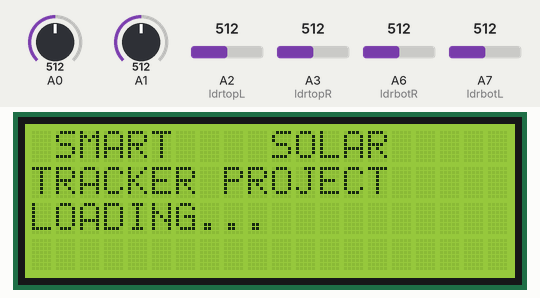
This sketch was run on a simulated Arduino Nano, built with avr-gcc and run on an emulated ATmega328P. On the bench: 20×4 character LCD. The inputs (shaded band) are chosen by the test bench; at power-on: A3 (ldrtopR) = 512, A2 (ldrtopL) = 512, A6 (ldrbotR) = 512, A0 = 512, A7 (ldrbotL) = 512, A1 = 512. The modem accepts every AT command (registered, SIM ready, sends succeed) and sends nothing else; what the sketch prints to the serial monitor is not drawn.

Above: at 1.4 s.
1.5 s: A3 (ldrtopR) set to 505
3.1 s: A2 (ldrtopL) set to 505
At 5.9 s:
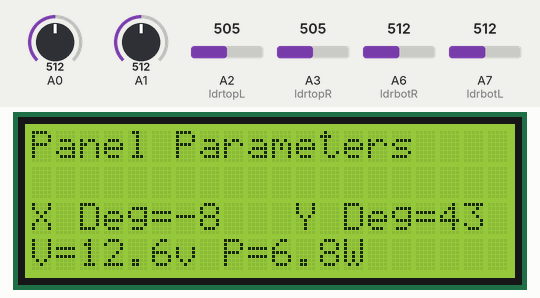
6.1 s: A6 (ldrbotR) set to 501
9.1 s: A0 set to 450
At 11.2 s:
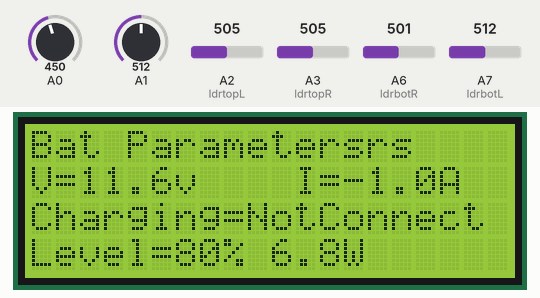
11.7 s: A7 (ldrbotL) set to 450
13.9 s: A1 set to 450
At 16.3 s:
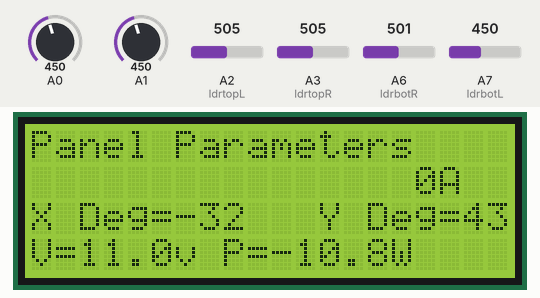
At 20.8 s:
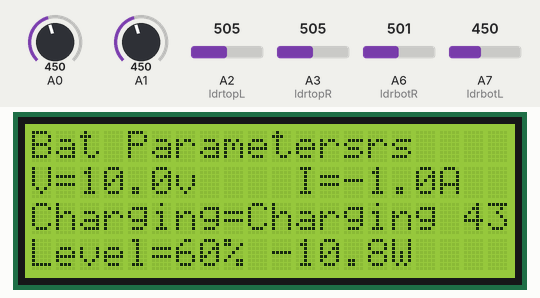
Timing chart, 0 to 22.3 s (numbered marks = the images above; inputs shaded):
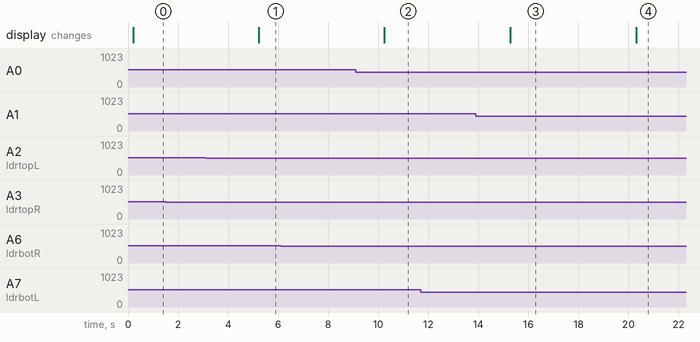

Measured:
- the behaviour switches between 506 and 505 on A2 (ldrtopL) (found by bisection; images 0 and 1)
- after the input at 1.5 s, every drawn part: stays the same
- after the input at 3.1 s, the display: changes after 2.1 s (image 1)
- after the input at 6.1 s, every drawn part: stays the same
- after the input at 9.1 s, the display: changes after 1.1 s (image 2)
- after the input at 11.7 s, every drawn part: stays the same
- what the display in image 3 shows lasts 5.0 s, from 15.3 s to 20.3 s

The sketch:

final-code-updated.ino
```cpp
#include <LiquidCrystal_I2C.h>
#include <Wire.h>
#include <SoftwareSerial.h>
//#include <RTClib.h>

#define ldrtopL A2
#define ldrtopR A3
#define ldrbotL A7
#define ldrbotR A6

#define r1 7 //  motor Y
#define r2 12 //
#define r3 7  // motor X
#define r4 8  //
#define r5 5  // cut-off relay

#define rightlimit 260
#define leftlimit 0
#define uplimit 260
#define botlimit 0

#define deg 2  // degree factor

SoftwareSerial mySerial(4, 3); // 4-> rx ,  3-> tx
LiquidCrystal_I2C lcd(0x27, 20, 4);
//RTC_DS1307 RTC;

String server = "184.106.153.149";
String writeurl = "/update?api_key=2L17KW0KYAVIFQPB&";
String dataPost;
int countTrueCommand;
int countTimeCommand;
boolean found = false;

const int currentPin = 0;
const int voltageSensorsolar = 1;
unsigned int topL = 0, topR = 0, botL = 0, botR = 0;
int diffelev = 0, diffazi = 0;

int  hor = 18, mIn = 0, Hor = 0, Min = 0;

// Cloud Parameters
double batteryvoltage = 0.0 , panelvoltage = 0.0, batterycurrent = 0.0, panelpower = 0.0;
int xdeg = 0 , ydeg = 43, charginglevel = 0;
boolean chargingstatus = 1;


unsigned long previousMillis = 0;
String cstatus = " ", str = " ";
unsigned long previoustime = 0;

void setup() {
  Serial.begin(9600);
  Serial.println("Initializing .... ");
  mySerial.begin(115200);
    resets();
  Wire.begin();
//  RTC.begin();
//  if (! RTC.isrunning())
//  {
//    RTC.adjust(DateTime(__DATE__, __TIME__));
//  }
  lcd.init();
  lcd.backlight();
  lcd.clear();
  lcd.setCursor(0, 0);
  lcd.print(" SMART    SOLAR ");
  lcd.setCursor(0, 1);
  lcd.print("TRACKER PROJECT");
  lcd.setCursor(0, 2);
  lcd.print("LOADING...");
  pinMode(r1, OUTPUT);
  pinMode(r2, OUTPUT);
  pinMode(r3 , OUTPUT);
  pinMode(r4, OUTPUT);
  pinMode(r5, OUTPUT);
  pinMode(ldrtopR, INPUT);
  pinMode(ldrtopL, INPUT);
  pinMode(ldrbotL, INPUT);
  pinMode(ldrbotR, INPUT);
  pinMode(currentPin , INPUT);
  pinMode(voltageSensorsolar , INPUT);
  stopall();
//  DateTime now = RTC.now();
//    Hor = now.hour(), DEC;
//    Serial.println(Hor);
//      panel_right();
//      digitalWrite(10,LOW);
//    delay(3000);
//
//    stopall();
//  //  wifi();

}

unsigned long prevtime = millis() , prtime = 0;
int angle = 0;


void loop() {

//  if (timer(5 * 60 * 1000)) {
//    DateTime now = RTC.now();
//    Hor = now.hour(), DEC;
//    Min = now.minute(), DEC;
//    TimeCheck();
//  }

  if (millis() - previoustime >= 5000) {
    previoustime = millis();
    batteryvoltage = Voltage(voltageSensorsolar) - 1.0;
    panelvoltage = Voltage(voltageSensorsolar);
    batterycurrent = Current(currentPin);
    panelpower = batterycurrent * panelvoltage;
    chargelevel();
    if(Hor > 19){ panelvoltage = 5.0;}
    if (batterycurrent > 0.25 || batteryvoltage < 11.0) {
      cstatus = "Charging";
      chargingstatus = 1;
      digitalWrite(r5, LOW);
    }
    else {
      cstatus = "NotConnect"; chargingstatus = 0; digitalWrite(r5, HIGH);
    }
    LCDupdate();
          wifi();
    //    delay(500);
  }

  solar_tracker();
//       delay(1000);
}

// *************************************************************************************************************************************


boolean timer(int t) {
  if (millis() - previoustime >= t) {
    previoustime = millis();
    return true;
  }
}

void test() {
  digitalWrite(13, HIGH);
  delay(100);
  digitalWrite(13, LOW);
  delay(100);
}

void solar_tracker() {

  topL = analogRead(ldrtopL);
  topR = analogRead(ldrtopR);
  botL = analogRead(ldrbotL);
  botR = analogRead(ldrbotR);

  // Calculating Averages
  // Y-axis movement
  unsigned int avgtop = (topL + topR) / 2; //average of top LDRs
  unsigned int avgbot = (botL + botR) / 2; //average of bottom LDRs
  // X-axis movement
  unsigned int avgleft = (topL + botL) / 2; //average of left LDRs
  unsigned int avgright = (topR + botR) / 2; //average of right LDRs

  diffelev = avgtop - avgbot;     //Get the different average betwen LDRs top and LDRs bot
  diffazi = avgright - avgleft;    //Get the different average betwen LDRs right and LDRs left

//        Serial.print("TopLeft : " + String(topL) + " \t");
//        Serial.print("TopRight : " + String(topR) + " \t");
//        Serial.print("BotLeft : " + String(botL) + " \t");
//        Serial.print("BotRight : " + String(botR) + " \t");
//        Serial.println();
//        Serial.print("Top : " + String(avgtop) + " \t");
//        Serial.print("Bottom : " + String(avgbot) + " \t");
//        Serial.print("Left : " + String(avgleft) + " \t");
//        Serial.print("Right : " + String(avgright) + " \t");
//        Serial.println();
  Serial.print("Y-axis : " + String(diffelev) + " \t");
  Serial.print("X-axis : " + String(diffazi) + " \t");
//  Serial.println();
      delay(100);


  //left-right movement of solar tracker
//  if (abs(diffazi) > 25) {
    if (diffazi > rightlimit) {
      Serial.println("Moving in Right Direction");
      panel_right();
    }
    else if (diffazi <  leftlimit) {
      Serial.println("Moving in Left Direction");
      panel_left();
    }
    else {
      stopall_x();
    }
//  }

  //up-down movement of solar tracker
//  if (abs(diffelev) > 25) {
//    if (diffelev < 0) {
//      Serial.println("Moving in Down Direction");
//      panel_down();
//
//    }
//    else if (diffelev >  260) {
//      Serial.println("Moving in Upward Direction");
//      panel_up();
//    }
//    else {
//      stopall_y();
//    }
//  }

}

unsigned long prev = 0;
void degrotate(int x , int y) {

}

//long innn = 0;
//void TimeCheck()
//{
//  if (hor == Hor && mIn == Min)
//  {
//    lcd.clear();
//    lcd.print("Alarm is Achieved");
//    digitalWrite(r1, LOW);
//    digitalWrite(r2, HIGH);
//    if (millis() - innn >= 3000) {   // 1deg = 360;
//      innn = millis();
//    }
//  }
//}

void stopall_x() {
  digitalWrite(r3, HIGH);
  digitalWrite(r4, HIGH);
}

void stopall_y() {
  digitalWrite(r1, HIGH);
  digitalWrite(r2, HIGH);
}

// solar panel moves with the help of LDRs connected to another nano
void panel_left() {
  //   digitalWrite(r1, HIGH);
  //  digitalWrite(r2, HIGH);
  // motor X
  digitalWrite(r3, LOW);
  digitalWrite(r4, HIGH);
  if (millis() - prevtime >= 360) {   // 1deg = 360;
    prevtime = millis();
    xdeg = xdeg - deg;
  }
}
void panel_right() {
  //   digitalWrite(r1, HIGH);
  //  digitalWrite(r2, HIGH);
  // motor X
  digitalWrite(r3, HIGH);
  digitalWrite(r4, LOW);
  if (millis() - prevtime >= 460) {   // 1deg = 360;
    prevtime = millis();
    xdeg = xdeg + deg;
  }
}

void panel_up() {
  //  digitalWrite(r3, HIGH);
  //  digitalWrite(r4, HIGH);
  // motor Y
  digitalWrite(r1, LOW);
  digitalWrite(r2, HIGH);
  if (millis() - prevtime >= 360) {   // 1deg = 360;
    prevtime = millis();
    ydeg = ydeg + deg;
  }
}

void panel_down() {
  //  digitalWrite(r3, HIGH);
  //  digitalWrite(r4, HIGH);
  // motor Y
  digitalWrite(r1, HIGH);
  digitalWrite(r2, LOW);
  if (millis() - prevtime >= 460) {   // 1deg = 360;
    prevtime = millis();
    ydeg = ydeg - deg;
  }
}

boolean i = 0;
void LCDupdate() {
  if (i == 0) {
    i = 1;
    lcd.setCursor(0, 0);
    lcd.print("Panel Parameters");
    lcd.setCursor(0, 3);
    lcd.print("V=");
    lcd.print(panelvoltage, 1);
    lcd.print("v ");
    lcd.print("P=");
    lcd.print(panelpower, 1);
    lcd.print("W   ");

    lcd.setCursor(0, 2);
    lcd.print("X Deg=");
    lcd.print(xdeg);
    lcd.print("   ");
    lcd.print("Y Deg=");
    lcd.print(ydeg);
    lcd.print("      ");
    lcd.setCursor(0, 1);
    lcd.print("                ");
  }
  else if (i == 1) {
    i = 0;
    lcd.setCursor(0, 0);
    lcd.print("Bat Parameters");
    lcd.setCursor(0, 1);
    lcd.print("V=");
    lcd.print(batteryvoltage, 1);
    lcd.print("v ");
    lcd.print("   I=");
    lcd.print(batterycurrent, 1);
    lcd.print("A ");

    lcd.setCursor(0, 2);
    lcd.print("Charging=");
    lcd.print(cstatus);
    lcd.print(" ");
    lcd.setCursor(0, 3);
    lcd.print("Level=");
    lcd.print(charginglevel);
    lcd.print("% ");
  }

}
void chargelevel() {
  if (batteryvoltage > 12.3) {
    charginglevel = 100;
  }
  else if (batteryvoltage >= 12.0 && batteryvoltage < 12.1) {
    charginglevel = 90;
  }
  else if (batteryvoltage >= 11.0 && batteryvoltage < 11.9) {
    charginglevel = 80;
  }
  else if (batteryvoltage >= 10.0 && batteryvoltage < 10.9) {
    charginglevel = 60;
  }
  else if (batteryvoltage >= 9.0 && batteryvoltage < 9.9) {
    charginglevel = 40;
  }
  else if (batteryvoltage >= 8.0 && batteryvoltage < 8.9) {
    charginglevel = 20;
  }
  else if (batteryvoltage < 6.0) {
    charginglevel = 0;
  }
}

double Voltage(int pin)
{
  uint16_t Raw = 0;
  double Volt;
  for (int i = 0; i < 20; i++)
  {
    Raw = (Raw + analogRead(pin));
    delay(1);
  }
  Raw = Raw / 20;
  Volt = ((Raw / 4.075) / 10);
  return Volt;
}

double Current(int pin)
{
  double Voltage = 0;
  double Current = 0;
  // Voltage is Sensed 1000 Times for precision
  for (int i = 0; i < 25; i++)
  {
    Voltage = (Voltage + (.0049 * analogRead(pin))); // (5 V / 1024 (Analog) = 0.0049) which converter Measured analog input voltage to 5 V Range
    delay(2);
  }
  Voltage = ( Voltage / 25);
  Current = ((Voltage - 2.4) / 0.200); // Sensed voltage is converter to current
  return Current;
}

//float floatMap(float x, float in_min, float in_max, float out_min, float out_max) {
//  return (x - in_min) * (out_max - out_min) / (in_max - in_min) + out_min;
//}

void stopall() {
  digitalWrite(r1, HIGH);
  digitalWrite(r2, HIGH);
  digitalWrite(r3, HIGH);
  digitalWrite(r4, HIGH);
//  digitalWrite(r5, HIGH);
}

//void espcheck() {
//  dataPost = "field1=" + String(temp) + "&field2=" + String(hum) + "&field3=" + String(spo2) + "&field4=" + String(heartrate) + "&field5=" + String(modes);
//  httppost();
//  Serial.println("Post 1");
//  delay(50);
//}


void wifi() {
  String cmd = "AT+CIPSTART=\"TCP\",\"";
  cmd += "184.106.153.149"; // api.thingspeak.com connection IP
  cmd += "\",80";           // api.thingspeak.com connection port, 80
  mySerial.println(cmd);

  if (mySerial.find("Error")) {
    Serial.println("AT+CIPSTART error");
    return;
  }
  Serial.println("Starting..");
  // Set String, Data to send by GET method
  String getStr = "GET /update?api_key=Q252WGU80F874GWA";
  //  getStr += apiKey;

  getStr += "&field1=";
  getStr += String(panelvoltage);
  getStr += "&field2=";
  getStr += String(panelpower);
  getStr += "&field3=";
  getStr += String(xdeg);
  getStr += "&field4=";
  getStr += String(ydeg);
  getStr += "&field5=";
  getStr += String(batteryvoltage);
  getStr += "&field6=";
  getStr += String(batterycurrent);
  getStr += "&field7=";
  getStr += String(chargingstatus);
  getStr += "&field8=";
  getStr += String(charginglevel);
  getStr += "\r\n\r\n";

  // Send Data
  cmd = "AT+CIPSEND=";
  cmd += String(getStr.length());
  mySerial.println(cmd);

  if (mySerial.find(">")) {
    mySerial.print(getStr);
  }
  else {
    mySerial.println("AT+CIPCLOSE");
    // alert user
    Serial.println("AT+CIPCLOSE");
  }
}

void resets()
{
  sendCommand("AT", 50, "OK");
  sendCommand("AT+RST", 50, "OK");
  sendCommand("AT+CWMODE=1", 50, "OK");
  sendCommand("AT+CWJAP=\"solar\",\"12345678\"\r\n", 1000, "OK");
}

void sendCommand(String command, int maxTime, char readReplay[]) {
  Serial.print(countTrueCommand);
  Serial.print(". at command => ");
  Serial.print(command);
  Serial.print(" ");
  while (countTimeCommand < (maxTime * 1))
  {
    mySerial.println(command);//at+cipsend
    if (mySerial.find(readReplay)) //ok
    {
      found = true;
      break;
    }

    countTimeCommand++;
  }

  if (found == true)
  {
    Serial.println("OK");
    countTrueCommand++;
    countTimeCommand = 0;
  }

  if (found == false)
  {
    Serial.println("Fail");
    countTrueCommand = 0;
    countTimeCommand = 0;
  }

  found = false;
}

//void httppost () {
//  Serial3.println("AT+CIPSTART=\"TCP\",\"" + server + "\",80");//start a TCP connection.
//  delay(50);
//  if ( Serial3.find("OK"))
//  {
//    Serial.println(F("TCP connection ready"));
//  }
//  delay(50);
//  String postRequest =
//
//    "POST " + writeurl + " HTTP/1.0\r\n" +
//
//    "Host: " + server + "\r\n" +
//
//    "Accept: *" + "/" + "*\r\n" +
//
//    "Content-Length: " + String(dataPost.length()) + "\r\n" +
//
//    "Content-Type: application/x-www-form-urlencoded\r\n" +
//
//    "\r\n" + dataPost;
//
//  String sendCmd = "AT+CIPSEND=";//determine the number of caracters to be sent.
//  Serial3.print(sendCmd);
//  Serial3.println(postRequest.length());
//  delay(50);
//  Serial.println(dataPost);
//  if (Serial3.find(">")) {
//    Serial.println("Sending..");
//    Serial3.print(postRequest);
//    Serial.println(postRequest);
//    delay(50);
//    if ( Serial3.find("SEND OK")) {
//      Serial.println(F("Packet sent"));
//      delay(50);
//      while (Serial3.available()) {
//        String tmpRSerial3 = Serial3.readString();
//        Serial.println(tmpRSerial3);
//      }
//      delay(50);
//      // close the connection
//      Serial3.println(F("AT+CIPCLOSE"));
//    }
//  }
//}
//}

//String tp = " ", bt = " ", ri = " ", li = " ", flag = " ";
//void nano_receive() {
//  //    mySerial.end();
//  //    nano.begin(9600);
//  if (nano.available() > 0) {
//    str = nano.readStringUntil('$');
//    flag = str.substring(0, 1);
//
//    if (flag == "<") {
//      tp = str.substring(1, 2);
//      delay(10);
//      bt = str.substring(3, 4);
//      delay(10);
//      li = str.substring(5, 6);
//      delay(10);
//      ri = str.substring(7);
//      delay(10);
//      Serial.println("From Nano : " + str);
//      top = tp.toInt();
//      bot = bt.toInt();
//      left = li.toInt();
//      right = ri.toInt();
//      Serial.print( String(top) + "    " + String(bot));
//      Serial.println( "  "+String(left) + "    " + String(right));
//    }
//  }
//    nano.end();
//  delay(100);

//    mySerial.begin(115200);
//}
```
